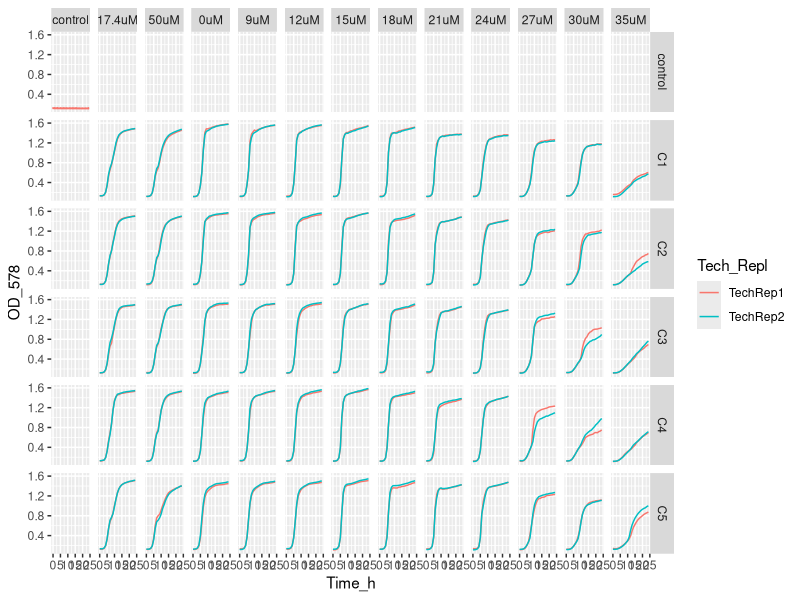
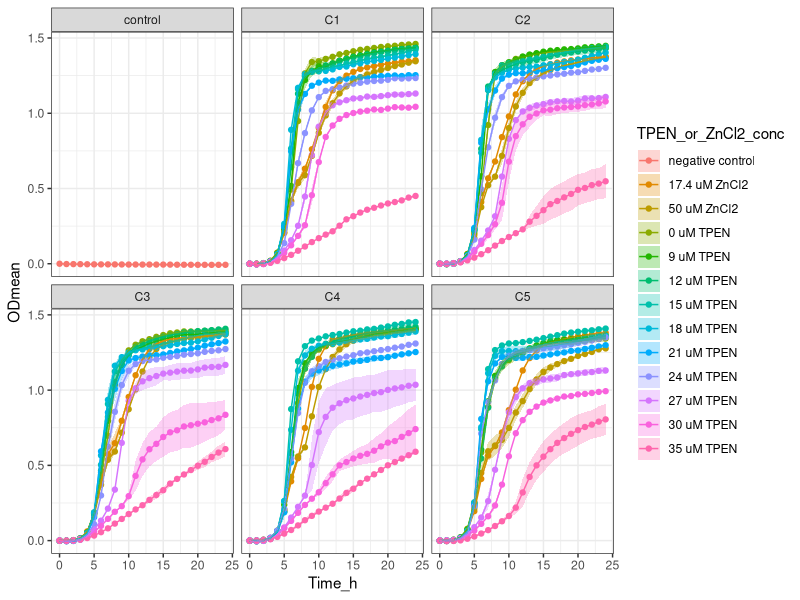

Source code (R) for these figures, in order:
setwd("~/ITQB/Plate readings/Exp31_2plates_04042024")

library(tidyverse)

library(readxl)
Exp31 <- Exp31_2plates_04042024 <- read_excel("Exp31_2plates_04042024_final_final.xlsx")
View(Exp31) 

Exp31_v1 <- Exp31 %>%
  pivot_longer(names_to = "Condition", values_to = "OD_578", cols = -Time_h)
Exp31_v1
View(Exp31_v1)


Exp31_v2 <- separate(Exp31_v1, Condition, 
                     c("Community",
                       "Transfer_medium",
                       "Zn_condition", 
                       "Tech_Repl",
                       "Biol_Repl",
                       "TPEN_or_ZnCl2_conc",
                       "Well_number"), 
                     sep = "_", remove = FALSE,
                     convert = FALSE)
View(Exp31_v2)

Exp31_v2$OD_578 <- as.numeric (Exp31_v2$OD_578) #Because OD_578 values are character

Exp31_v2$TPEN_or_ZnCl2_conc <- factor(Exp31_v2$TPEN_or_ZnCl2_conc, levels = c("nodrug",
                                                                              "1.74",
                                                                              "10",
                                                                              "0",
                                                                              "1.8",
                                                                              "2.4",
                                                                              "3.0",
                                                                              "3.6",
                                                                              "4.2",
                                                                              "4.8",
                                                                              "5.4",
                                                                              "6.0",
                                                                              "7.0"))

Exp31_v2 <- Exp31_v2 %>% mutate(TPEN_or_ZnCl2_conc = recode (TPEN_or_ZnCl2_conc,
                                                    "nodrug" = "control",
                                                    "1.74" = "17.4uM",
                                                    "10" = "50uM",
                                                    "0" = "0uM",
                                                    "1.8" = "9uM",
                                                    "2.4" = "12uM",
                                                    "3.0" = "15uM",
                                                    "3.6" = "18uM",
                                                    "4.2" = "21uM",
                                                    "4.8" = "24uM",
                                                    "5.4" = "27uM",
                                                    "6.0" = "30uM",
                                                    "7.0" = "35uM"))


Exp31_v2$Community <- factor(Exp31_v2$Community, levels = c("control",
                                                            "C1",
                                                            "C2",
                                                            "C3",
                                                            "C4",
                                                            "C5"))

Exp31_v2 %>%
  ggplot(aes(x= Time_h, y=OD_578, color = Tech_Repl)) +
  geom_line() +
  facet_grid (Community ~ TPEN_or_ZnCl2_conc)


Exp31_v3<- Exp31_v2 %>% group_by(Community, Transfer_medium, Zn_condition, Tech_Repl, Biol_Repl, Well_number) %>%
  mutate(blank = Time_h ==0)

View(Exp31_v3)

Exp31_v4 <- Exp31_v3 %>%
  group_by(Community, Transfer_medium, Zn_condition, Tech_Repl, Biol_Repl, Well_number) %>%
  mutate(OD = OD_578 - OD_578[blank]) %>%
  ungroup()


View(Exp31_v4)

#Obtain the mean and sd
Exp31_v5 <- Exp31_v4 %>% group_by(Time_h, Community, TPEN_or_ZnCl2_conc, Zn_condition) %>%
  summarise(ODmean = mean(OD), sdOD = sd(OD), n())

Exp31_v5$Community <- factor(Exp31_v5$Community, levels = c("control",
                                                            "C1",
                                                            "C2",
                                                            "C3",
                                                            "C4",
                                                            "C5"))


Exp31_v5 <- Exp31_v5 %>% mutate(TPEN_or_ZnCl2_conc =  recode (TPEN_or_ZnCl2_conc,
                                                              "control" = "negative control",
                                                              "17.4uM" = "17.4 uM ZnCl2",
                                                              "50uM" = "50 uM ZnCl2",
                                                              "0uM" = "0 uM TPEN",
                                                              "9uM" = "9 uM TPEN",
                                                              "12uM" = "12 uM TPEN",
                                                              "15uM" = "15 uM TPEN",
                                                              "18uM" = "18 uM TPEN",
                                                              "21uM" = "21 uM TPEN",
                                                              "24uM" = "24 uM TPEN",
                                                              "27uM" = "27 uM TPEN",
                                                              "30uM" = "30 uM TPEN",
                                                              "35uM" = "35 uM TPEN"))





# stocks conc / 0.001(mM --> uM) / d.f (=2)--> conc TPEN (now in the table)

Exp31_v5  %>% ggplot(aes(x = Time_h,
                         y = ODmean,
                         color = TPEN_or_ZnCl2_conc,
                         fill = TPEN_or_ZnCl2_conc
)) +
  geom_point() +
  geom_line() +
  geom_ribbon(aes(ymin=ODmean-sdOD, ymax=ODmean+sdOD),
              alpha = 0.3, colour = NA) +
  facet_wrap (Community ~ .) +
  theme_bw()
